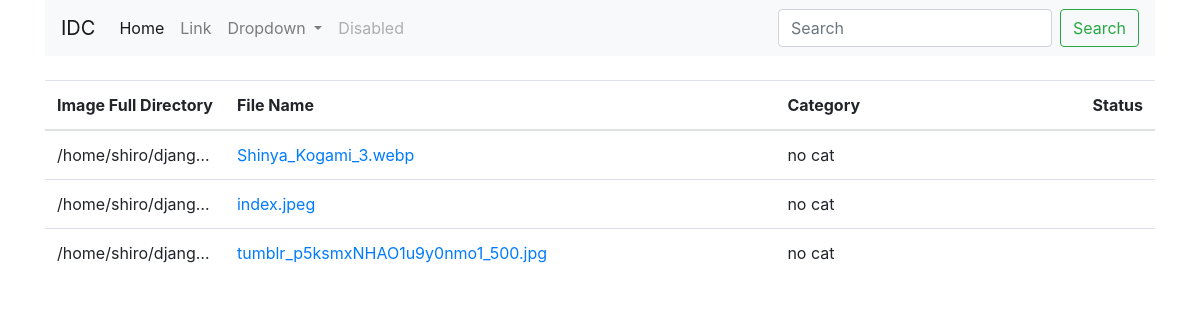
Page /datalabel/labelingProject/test2 on the committed database.
### datalabel/views.py (the view)
# urls.py: path('labelingProject/<str:projectName>', views.labelingProject, name='datalabel-labelingProject'),
def labelingProject(request, projectName):
    qTable, categoryList = get_table(tableName=projectName)
    context = {
        'qTable': qTable,
        'projectName': projectName
    }
    return render(request, 'datalabel/labelingProject.html', context)

### datalabel/dboperations.py (called while the page is built)
def db_connector(func):
    def with_connection_(*args, **kwargs):
        conn = s.connect("db.sqlite3")
        try:
            rv = func(conn, *args, **kwargs)
        except Exception:
            conn.rollback()
            logging.error("Database connection error")
            raise
        else:
            conn.commit()
        finally:
            conn.close()
        return rv
    return with_connection_

@db_connector
def get_table(conn, tableName=None):
    cur = conn.cursor()
    cur.execute(f"""SELECT * from {tableName}""")
    qtable_cols = [col[0] for col in cur.description]
    qtable = [dict(zip(qtable_cols, row)) for row in cur.fetchall()]
    cur.execute(f"""SELECT categories from datalabel_requestmodel
                    WHERE projectName='{tableName}'""")
    categoryList = cur.fetchone()
    if qtable is None or categoryList is None:
        return None, None
    return qtable, categoryList[0]

### datalabel/templates/datalabel/labelingProject.html
{% extends "datalabel/layout.html" %}
{% block content %}
	<table class="table table-hover">
		<thead>
			<tr>
				<th scope="col" style="width: 15%; overflow: hidden; white-space: nowrap; text-overflow: ellipsis;">Image Full Directory</th>
				<th scope="col" style="width: 55%; overflow: hidden; white-space: nowrap; text-overflow: ellipsis;">File Name</th>
				<th scope="col" style="width: 30%; overflow: hidden; white-space: nowrap; text-overflow: ellipsis;">Category</th>
				<th scope="col" style="width: 30%; overflow: hidden; white-space: nowrap; text-overflow: ellipsis;">Status</th>
			</tr>
		</thead>
		<tbody>
			{% for item in qTable %}
				<tr>
					<td style="max-width: 0; overflow: hidden; white-space: nowrap; text-overflow: ellipsis;">{{ item.fullDir }}</td>
					<td style="max-width: 0; overflow: hidden; white-space: nowrap; text-overflow: ellipsis;"><a href="{% url 'datalabel-labelItem' fname=item.fileName pname=projectName %}">{{ item.fileName }}</a></td>
					<td style="max-width: 0; overflow: hidden; white-space: nowrap; text-overflow: ellipsis;">{{ item.category }}</td>
					<td style="max-width: 0; overflow: hidden; white-space: nowrap; text-overflow: ellipsis;">{{ item.locked }}</td>
				</tr>
			{% endfor %}
		</tbody>
	</table>
{% endblock content %}

### rows in the picture
test2: fullDir "/home/shiro/djang…", fileName "Shinya_Kogami_3.webp", category "no cat"
test2: fullDir "/home/shiro/djang…", fileName "index.jpeg", category "no cat"
test2: fullDir "/home/shiro/djang…", fileName "tumblr_p5ksmxNHAO1u9y0nmo1_500.jpg", category "no cat"
